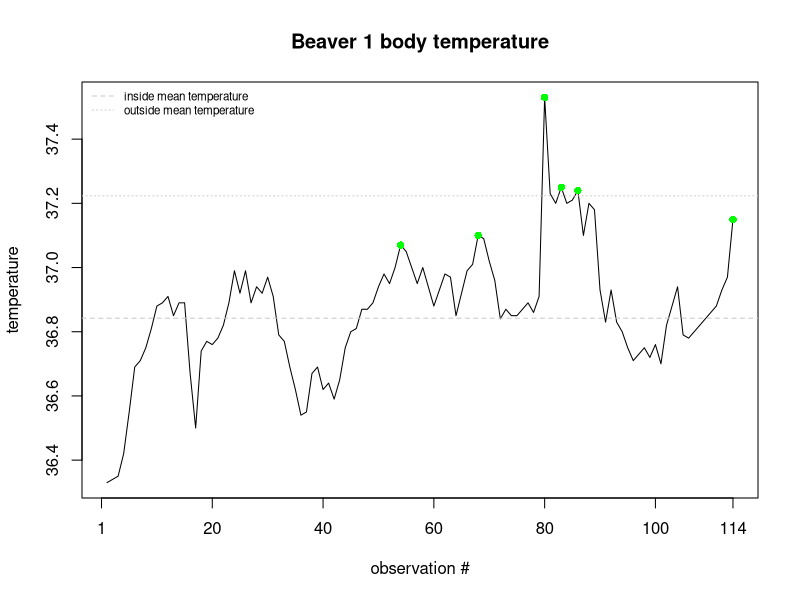
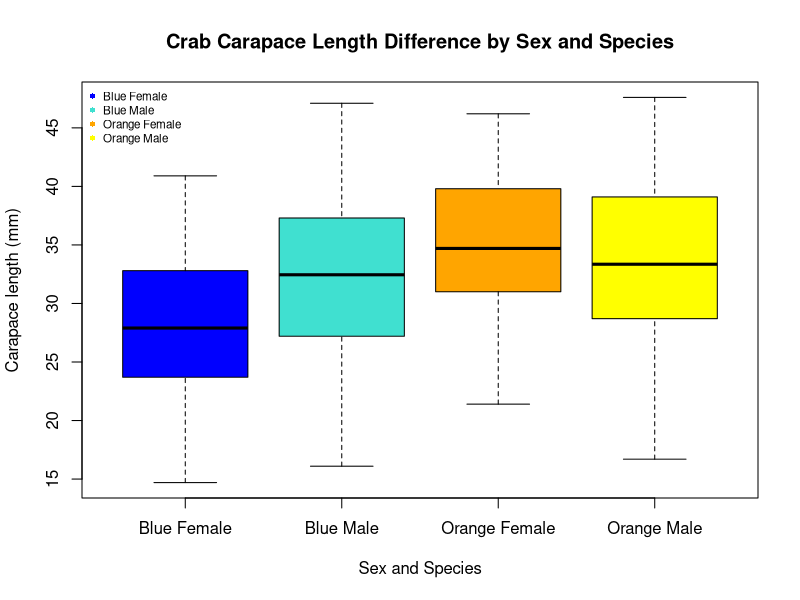

These charts were generated, in order, by the following R code:
# Name: Helen Casendino 
# Homework 2

#==Question 1a
means<- tapply(X=beaver1$temp, INDEX=beaver1$activ, FUN=mean)

#==Question 1b
plot(x=c(1:length(beaver1$temp)),  y=beaver1$temp, 
     xlab="observation #", ylab="temperature", main="Beaver 1 body temperature",
     type="l", xaxt="n",yaxt="n")
axis(side=1, at=c(seq(0,100,20), 114), labels=c(1,20,40,60,80,100,114))
axis(side=2, at=seq(36.4,37.4,.2))
abline(h=means[[1]], type="l",lty=2, col="snow3")
abline(h=means[[2]], type="l",lty=3, col="snow3")
legend(x="topleft", legend=c("inside mean temperature","outside mean temperature"), 
                             cex=.7, lty=c(2,3), col="snow3", bty="n")
points(x=which(beaver1$activ==1), y=beaver1$temp[which(beaver1$activ==1)], pch=16, col="green")


#==Question 1c
newbeav<- rbind(beaver1, c(346,2220,37.3,1))
newbeav

#==Question 1d
mean(newbeav$temp[newbeav$activ==1]) - mean(beaver1$temp[beaver1$activ==1]) 
# The new temp mean is 0.01095238 degrees higher than the old mean. 

#==Question 2a
library(MASS)
head(crabs)
tapply(X=crabs$FL,INDEX=crabs$sp, FUN=mean)
tapply(X=crabs$FL,INDEX=crabs$sp, FUN=sd)

#==Question 2b
# This line of code (a factor) is the same length as the crabs dataset (ie, one element for each observation).
# Each level is a unique combination of sex and species, and each observation in the crabs dataset has been assigned one of these levels. 
spsex<- crabs$sp:crabs$sex

#==Question 2c
levels(spsex)[1:4] <- c("Blue Female","Blue Male","Orange Female", "Orange Male")

#==Question 2d
tapply(X=crabs$FL,INDEX=spsex, FUN=mean)

#==Question 2e
crab.counts<- cbind(
             c(length(which(spsex=="Orange Female")), 
                length(which(spsex=="Orange Male")),
                length(which(spsex=="Blue Female")),
                length(which(spsex=="Blue Male"))), 
             c("Orange Female","Orange Male","Blue Female","Blue Male"))
# all have 50

#==Question 2f
plot(spsex, crabs$CL, xlab="Sex and Species", 
     ylab="Carapace length (mm)", 
     main="Crab Carapace Length Difference by Sex and Species", 
     cex=.7, col=c("blue", "turquoise", "orange","yellow"))
legend(x="topleft", bty="n", cex=0.7, col=c("blue", "turquoise", "orange","yellow"), 
       legend=(c("Blue Female","Blue Male","Orange Female","Orange Male")), pch=16)





